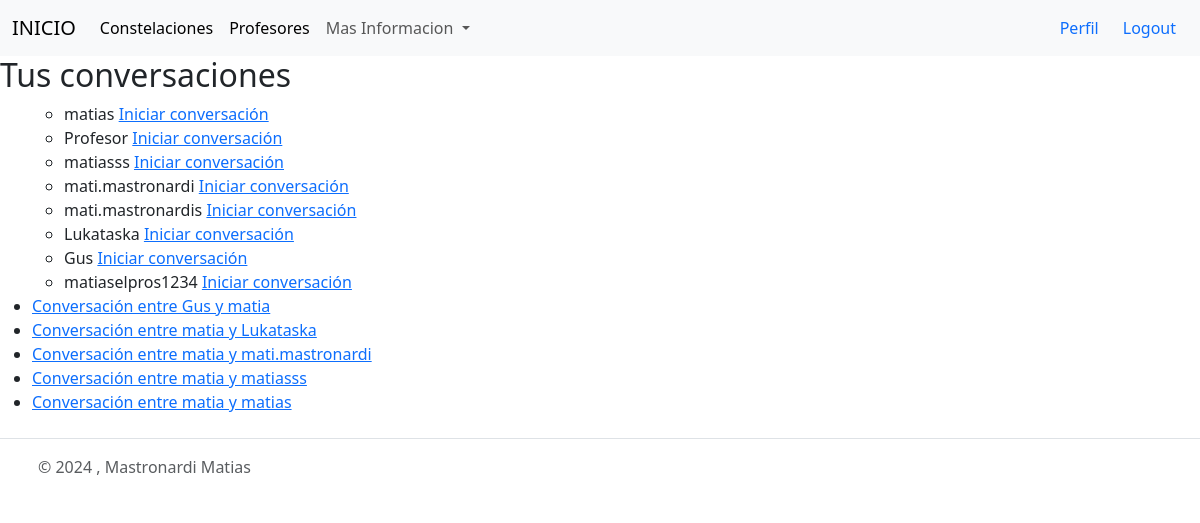
Before: /conversaciones/ (signed in) with the older database file.
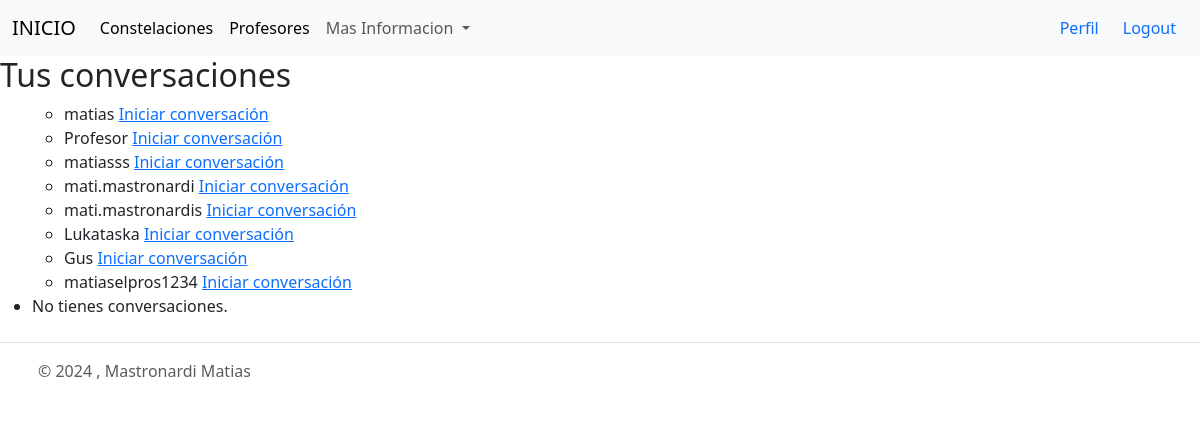
After: the same page with the newer database file.
### app/models.py (models this page shows)
class Conversacion(models.Model):
    usuario1 = models.ForeignKey(User, related_name='conversaciones_iniciadas', on_delete=models.CASCADE)
    usuario2 = models.ForeignKey(User, related_name='conversaciones_recibidas', on_delete=models.CASCADE)
    fecha_inicio = models.DateTimeField(auto_now_add=True)
    objects = ConversacionManager()  # Asigna el manager al modelo
    class Meta:
        unique_together = [['usuario1', 'usuario2']]
        ordering = ['-fecha_inicio']
    def __str__(self):
        return f'Conversación entre {self.usuario1.username} y {self.usuario2.username}'

### app/views.py (the view)
# urls.py: path('conversaciones/', views.conversaciones, name='conversaciones'),
@login_required
def conversaciones(request):
    conversaciones = Conversacion.objects.filter(Q(usuario1=request.user) | Q(usuario2=request.user)).order_by('-fecha_inicio')
    usuarios = User.objects.exclude(id=request.user.id)
    context = {
        'conversaciones': conversaciones,
        'usuarios': usuarios,  # Añadir usuarios al contexto
    }
    return render(request, 'conversaciones.html', context)

### app/templates/conversaciones.html
{% extends 'Padre.html' %}
{% block content %}
    <h2>Tus conversaciones</h2>
    <ul>
            {% if usuarios %}
        <ul>
            {% for usuario in usuarios %}
                <li>
                    {{ usuario.username }}
                    <a href="{% url 'iniciar_conversacion' usuario.id %}">Iniciar conversación</a>
                </li>
            {% endfor %}
        </ul>
    {% else %}
        <p>No hay usuarios disponibles.</p>
    {% endif %}
        {% for conversacion in conversaciones %}
            <li><a href="{% url 'mensajes' conversacion.id %}">{{ conversacion }}</a></li>
        {% empty %}
            <li>No tienes conversaciones.</li>
        {% endfor %}
    </ul>
{% endblock %}

Changed rows visible on the page:
removed Conversacion: usuario1+usuario2 "Conversación entre Gus y matia"
removed Conversacion: usuario1+usuario2 "Conversación entre matia y Lukataska"
removed Conversacion: usuario1+usuario2 "Conversación entre matia y mati.mastronardi"
removed Conversacion: usuario1+usuario2 "Conversación entre matia y matiasss"
removed Conversacion: usuario1+usuario2 "Conversación entre matia y matias"
Other visible differences:
text now shown: "No tienes conversaciones."
